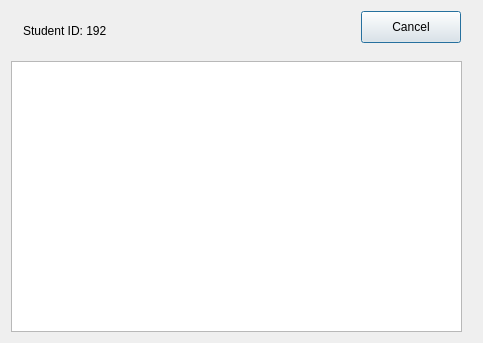
<?xml version="1.0" encoding="UTF-8"?>
<ui version="4.0">
 <class>AboutDialog</class>
 <widget class="QDialog" name="AboutDialog">
  <property name="geometry">
   <rect>
    <x>0</x>
    <y>0</y>
    <width>483</width>
    <height>343</height>
   </rect>
  </property>
  <property name="windowTitle">
   <string>Dialog</string>
  </property>
  <layout class="QGridLayout" name="gridLayout">
   <item row="0" column="0">
    <widget class="QWidget" name="widget" native="true">
     <widget class="QLabel" name="label">
      <property name="geometry">
       <rect>
        <x>12</x>
        <y>12</y>
        <width>93</width>
        <height>16</height>
       </rect>
      </property>
      <property name="text">
       <string>Student ID: 192</string>
      </property>
     </widget>
     <widget class="QPushButton" name="cancelButton">
      <property name="geometry">
       <rect>
        <x>350</x>
        <y>0</y>
        <width>100</width>
        <height>32</height>
       </rect>
      </property>
      <property name="text">
       <string>Cancel</string>
      </property>
     </widget>
     <widget class="QGraphicsView" name="graphicsView">
      <property name="geometry">
       <rect>
        <x>0</x>
        <y>50</y>
        <width>451</width>
        <height>271</height>
       </rect>
      </property>
     </widget>
    </widget>
   </item>
  </layout>
 </widget>
 <resources/>
 <connections/>
</ui>
